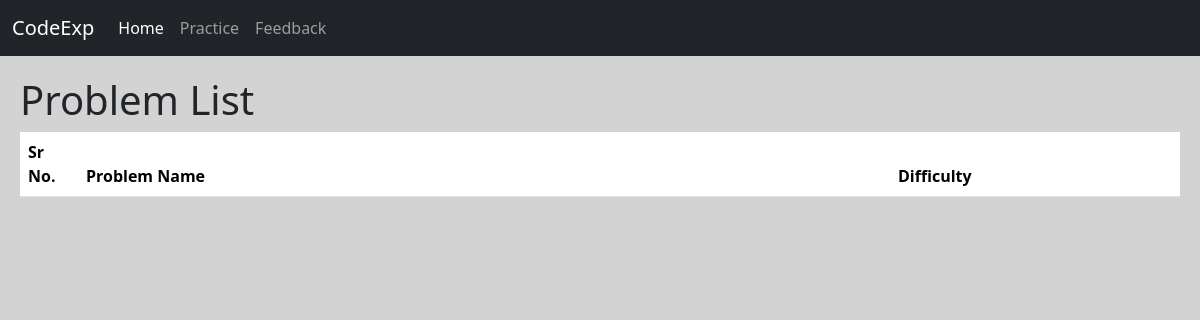
The page /home/practice/ on the database as committed earlier.
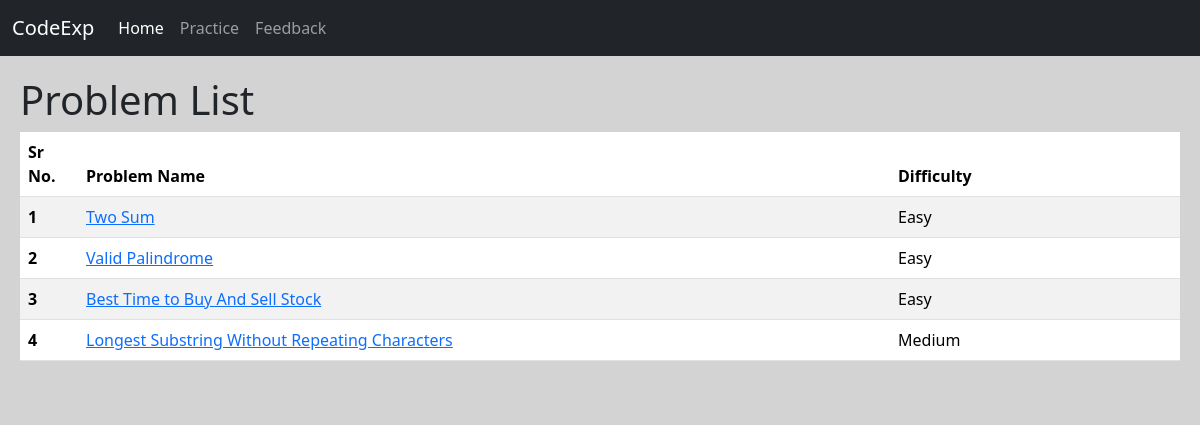
The same page on the database as committed later.
### home/models.py (models this page shows, shortened)
class Problem(models.Model):
    title = models.CharField(max_length=255)
    description = models.TextField()
    difficulty = models.CharField(max_length=50)
    input_data = models.TextField()  # Store the input data for the problem
    expected_output = models.TextField()  # Store the expected output for the problem

### home/views.py (the view)
# urls.py: path('practice/', views.problem_list, name='problem_list'),
def problem_list(request):
    problems = Problem.objects.all()
    return render(request, 'problem_list.html', {'problems': problems})

### home/templates/problem_list.html (shortened to what this page needs)
{% extends 'base.html' %}
{% block body %}
<div style="background-color: lightgrey; padding: 20px;">
    <h1>Problem List</h1>
    <table class="table table-striped">
        <thead>
            <tr>
                <th scope="col" style="width: 5%;">Sr No.</th>
                <th scope="col" style="width: 70%;">Problem Name</th>
                <th scope="col" style="width: 25%;">Difficulty</th>
            </tr>
        </thead>
        <tbody>
            {% for problem in problems %}
                <tr>
                    <th scope="row">{{ forloop.counter }}</th>
                    <td><a href="{% url 'problem_detail' problem.id %}">{{ problem.title }}</a></td>
                    <td>{{ problem.difficulty }}</td>
                </tr>
            {% endfor %}
        </tbody>
    </table>
</div>
{% endblock body %}

Rows that differ between the two databases and show on the page:
added Problem: title "Two Sum", difficulty "Easy"
added Problem: title "Valid Palindrome", difficulty "Easy"
added Problem: title "Best Time to Buy And Sell Stock", difficulty "Easy"
added Problem: title "Longest Substring Without Repeating Characters", difficulty "Medium"
